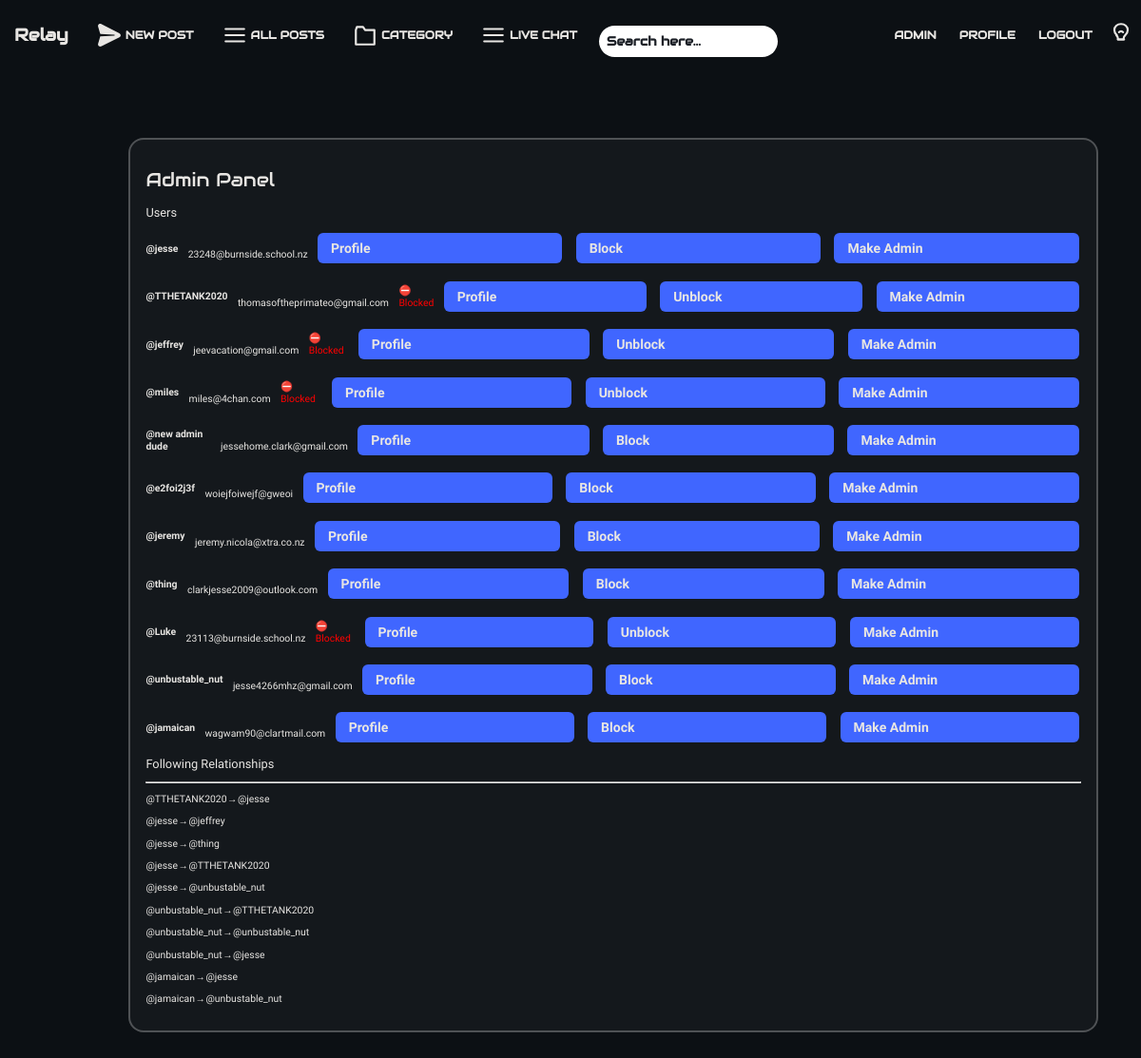
Screenshot of /admin (signed in) with the database file from the repository.
### tables this page shows
CREATE TABLE "users" (
    id INTEGER PRIMARY KEY AUTOINCREMENT,
    "name" TEXT UNIQUE,
    password TEXT
, imageurl TEXT, email TEXT);

### app.py (the view)
@app.route("/admin")
def admin():
    followers_sql = """
        SELECT followed.name AS followed_name,
        follower.name AS follower_name
        FROM following
        JOIN users AS followed ON following.followed_id = followed.id
        JOIN users AS follower ON following.follower_id = follower.id;
    """
    admins_sql = """
        SELECT users.id, users.name, users.email, users.imageurl
        FROM admins
        JOIN users ON admins.userid = users.id
        ORDER BY admins.id DESC;
    """
    users_sql = """
        SELECT users.name, users.email, users.imageurl, users.id
        FROM users;
    """
    blacklist_sql = "SELECT userid FROM blacklist;"
    admins = query_db(admins_sql)
    users = query_db(users_sql)
    followers = query_db(followers_sql)
    blacklist = [row[0] for row in query_db(blacklist_sql)]  # flat list of IDs
    if not any(row[0] == session.get("user_id") for row in admins):
        return redirect(url_for("login", notadmin=True))
    return render_template(
        "admin.html",
        users=users,
        followers=followers,
        admins=admins,
        blacklist=blacklist,
    )

### app.py (called while the page is built)
def get_db():
    db = getattr(g, "_database", None)
    if db is None:
        db = g._database = sqlite3.connect(DATABASE)
    return db

@app.teardown_appcontext
def close_connection(exception):
    db = getattr(g, "_database", None)
    if db is not None:
        db.close()

def query_db(query, args=(), one=False):
    cur = get_db().execute(query, args)
    rv = cur.fetchall()
    cur.close()
    return (rv[0] if rv else None) if one else rv

### templates/admin.html
{% extends "layout.html" %}
{% block body %}
<div class="centered-content">
    <div class="admin-container">
        <h1 class="cat-title">Admin Panel</h1>
        <h2>Users</h2>
        {% for row in users %}
        <p class="admin-users">
            <strong>@{{ row[0] }}</strong><br>
            {{ row[1] }}<br>
            {% if row[3] in blacklist %}
                <span style="color: red;">⛔ Blocked</span>
            {% endif %}
            <button class="admin-users-button" style="margin-left:auto">
                <a href="/userposts/{{ row[0] }}">Profile</a>
            </button>
            <button class="admin-users-button">
                {% if row[3] in blacklist %}
                    <a href="/unblock/{{ row[3] }}">
                        Unblock
                    </a>
                {% else %}
                    <a href="/block/{{ row[3] }}">
                        Block
                    </a>
                {% endif %}
            </button>
            <button class="admin-users-button">
                <a href="/makeadmin/{{ row[3] }}">Make Admin</a>
            </button>
        </p>
        {% endfor %}
        <h2>Following Relationships</h2>
        <hr>
        {% for row in followers %}
        <p>@{{ row[1] }} &#8594; @{{ row[0] }}</p>
        {% endfor %}
    </div>
</div>
{% endblock %}

### static/style.css (style rules this page uses)
:root { --background: #0c1014; --box-background: rgba(255, 255, 255, 0.035); --post-background: #2a2a2a; --input-background: rgba(255, 255, 255, 0.05); --font: #e8e6e3; --muted-font: #8d8d8d; --heading-font: "Audiowide", sans-serif; --body-font: "Google Sans", monospace; --coloured-element: #4066ff; --error-red: #ef4444; --sidebar-font-size: 0.8vw; --reply-font: calc(0.5vh + 0.5vw); --reply-line: calc(2vh + 2vw); --navbar-font-size: calc(0.59vh + 0.59vw); --navbar-title-size: 1.5vw; --box-border: 1px solid rgba(255, 255, 255, 0.07); --box-border-radius: 16px; --nav-box-shadow: rgba(226, 226, 226, 0.73); }
* { font-family: var(--body-font); box-sizing: border-box; }
body { background: var(--background); color: var(--font); overflow-x: hidden; overscroll-behavior-x: none; }
h1, .title, .searchbar, .top-button, .top-button-active, .follow-button, .content-404, .logo, .post-title, .page-title, .sidebar-title, .home-sidebar > h1 { font-family: var(--heading-font); }
h1 { font-size: 2.5vh; font-weight: 400; }
h2 { font-size: 1.6vh; font-weight: 400; }
p { font-size: 1.3vh; font-weight: 375; }
a { text-decoration: none; color: var(--font); font-weight: 520; }
button { all: unset; }
.login-button, .chat-send-button, .admin-users-button { padding: 1vh; cursor: pointer; font-family: 'Google Sans', monospace; transition: 0.2s; background: var(--coloured-element); border-radius: 10px; color: white; border: none; width: 270px; }
.admin-users-button { display: inline-block; padding: 8px 14px; margin: 4px 2px; font-size: 14px; font-weight: 500; border-radius: 6px; border: none; cursor: pointer; transition: background 0.2s ease, transform 0.1s ease, box-shadow 0.1s ease; color: #fff; }
.centered-content { margin-top: 5em; display: grid; place-items: center; padding-bottom: 5em; }
.admin-container { width: 80%; background: var(--box-background); border: 2px solid rgba(255, 255, 255, 0.25); border-radius: var(--box-border-radius); padding: 1em; }
.admin-users { display: flex; align-items: center; gap: 1em; }

### rows the page displays
users: name "jesse", email "23248@burnside.school.nz", name "TTHETANK2020", name "unbustable_nut", name "jamaican"
users: name "TTHETANK2020", email "thomasoftheprimateo@gmail.com", shows "⛔ Blocked", name "jesse", name "unbustable_nut"
users: name "jeffrey", email "jeevacation@gmail.com", shows "⛔ Blocked", name "jesse"
users: name "miles", email "miles@4chan.com", shows "⛔ Blocked"
users: name "new admin dude", email "jessehome.clark@gmail.com"
users: name "e2foi2j3f", email "woiejfoiwejf@gweoi"
users: name "jeremy", email "jeremy.nicola@xtra.co.nz"
users: name "thing", email "clarkjesse2009@outlook.com", name "jesse"
users: name "Luke", email "23113@burnside.school.nz", shows "⛔ Blocked"
users: name "unbustable_nut", email "jesse4266mhz@gmail.com", name "jesse", name "jamaican"
users: name "jamaican", email "wagwam90@clartmail.com"
